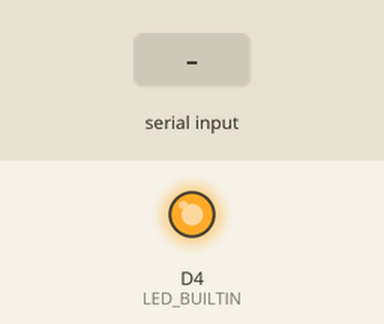
Recording of a sketch running on a simulated ESP8266 (NodeMCU). Shown: output pins drawn as LEDs (lit = HIGH, except the on-board LED, lit = LOW). Inputs (shaded band) come from the test bench. WiFi joins after 1.5 s; servers stay silent unless stated; uploads are accepted with an empty reply; what the sketch prints to the serial monitor is not drawn.

Above: at 2.8 s.
2.9 s: "1" received over the second serial link
At 4.0 s:
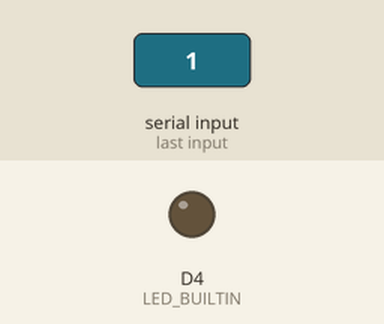
Timing chart, 0 to 5.9 s (numbered marks = the images above; inputs shaded):
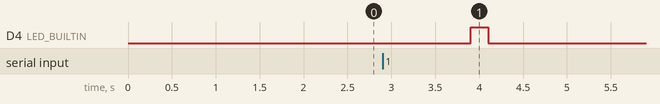

Measured:
- after the input at 2.9 s, D4 (LED_BUILTIN): LOW → HIGH after 1.0 s, → LOW 0.20 s later

The sketch:

wif-module.ino
```cpp
#include <SoftwareSerial.h>
#include <ArduinoJson.h>
#include <ESP8266WiFi.h>
#include <ESP8266HTTPClient.h>
#include <WiFiClient.h>

const char* ssid = "JAYVEE29 1097";
const char* password = "m194T3-0";

SoftwareSerial nodemcu(D6, D5);

const char* serverName = "192.168.137.1/arduino/receive.php";

unsigned long lastTime = 0;

unsigned long timerDelay = 5000;

void setup() {
  pinMode(LED_BUILTIN, OUTPUT);
  Serial.begin(9600);
  while(!Serial) continue;

  WiFi.begin(ssid, password);
  Serial.println("Connecting");
  while(WiFi.status() != WL_CONNECTED) {
    delay(500);
    Serial.print(".");
  }
  Serial.println("");
  Serial.print("Connected to WiFi network with IP Address: ");
  Serial.println(WiFi.localIP());

  Serial.println("Timer set to 5 seconds (timerDelay variable), it will take 5 seconds before publishing the first reading.");

}

void loop() {
  if(WiFi.status() == WL_CONNECTED){
    StaticJsonDocument<1000> doc;
    auto error = deserializeJson(doc, nodemcu);
    if(error){
      Serial.print("deserializeJson failed with code ");
      Serial.println(error.c_str());
      return;
    }else{
      digitalWrite(LED_BUILTIN, HIGH);
      WiFiClient client;
      HTTPClient http;

      http.begin(client, serverName);

      http.addHeader("Content-Type", "application/x-www-form-urlencoded");

      String rfid_code = doc["rfid_code"];
      double temperature = doc["temperature"];

      String httpRequestData = "rfid_code="+rfid_code+"&temperature="+temperature;

      int httpResponseCode = http.POST(httpRequestData);

      Serial.print("HTTP Response code: ");
      Serial.println(httpResponseCode);
      Serial.println(httpRequestData);

      http.end();
      digitalWrite(LED_BUILTIN, LOW);
    }
  }
}
```
